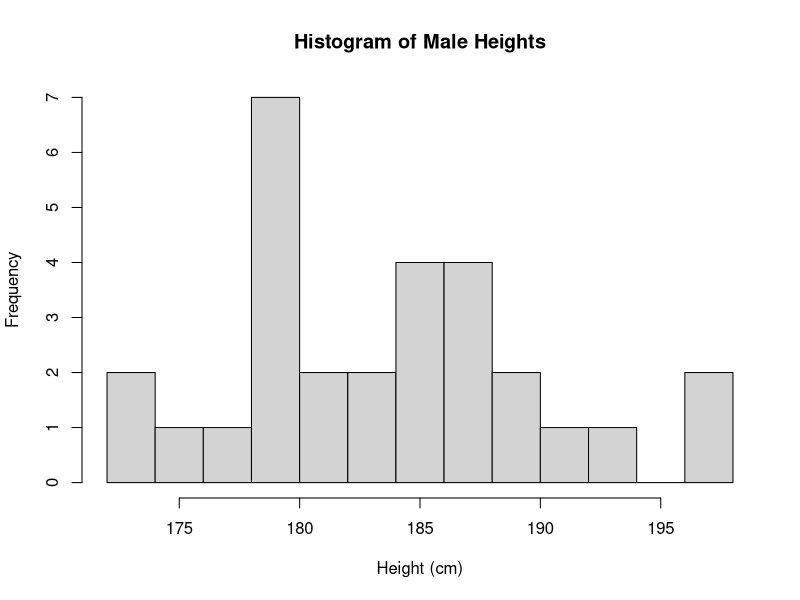
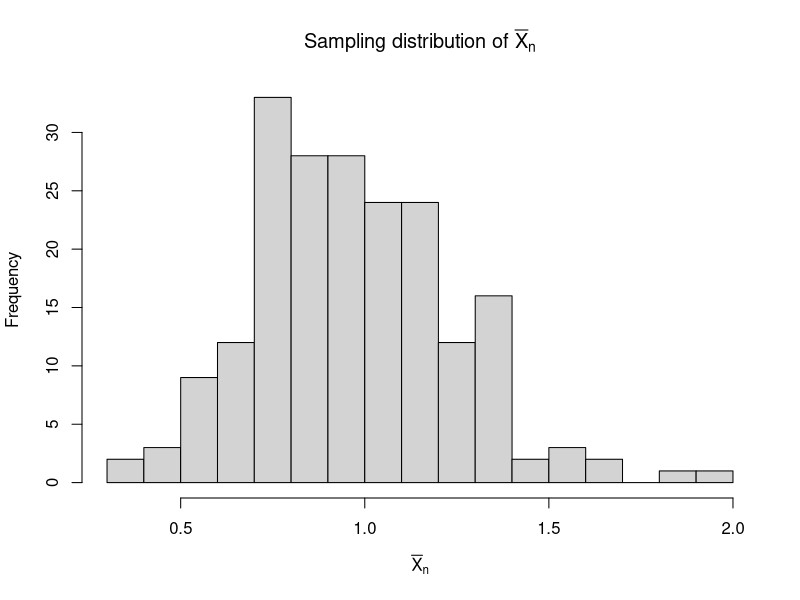

R code for these plots, in order:
## ---- chunk 1
# knitr::opts_chunk$set(echo = TRUE)
library(dplyr)
## ---- chunk 2
my.data <- read.csv("data.txt", sep="\t")

x <-5
z <-1
my.data <- my.data[unique(c(seq(x,nrow(my.data),by=10),seq(z,nrow(my.data),by=10))),]
## ---- chunk 3
male.data <- my.data %>%
  filter(Sex == "male") %>%
  pull(Height)

t.test(male.data, mu = 180, alternative = "greater")
## ---- chunk 4
hist(male.data, 
     main = "Histogram of Male Heights", 
     xlab = "Height (cm)",
     breaks = 10)
## ---- chunk 5
p <- 0.5
n <- 30
num_samples <- 200

sample_means <- numeric(num_samples)

xbar <- replicate(num_samples, mean(rgeom(n, p)))
hist(xbar,
     breaks = 20,
     main   = expression(paste("Sampling distribution of ", bar(X)[n])),
     xlab   = expression(bar(X)[n]))
## ---- chunk 6
power.t.test(delta = 25, sd = 50,
  sig.level = 0.05, power = 0.8,
  type = "paired", alternative = "two.sided")
## ---- chunk 7
n <- 50
before <- rnorm(n, mean = 150, sd = 40)
after <- before - rnorm(n, mean = 25, sd = 50)

head(cbind(before, after), 6)

test <- t.test(before, after, paired = TRUE)
print(test)


cohen_d <- with(test, estimate / (sd(before - after)))
cohen_d
